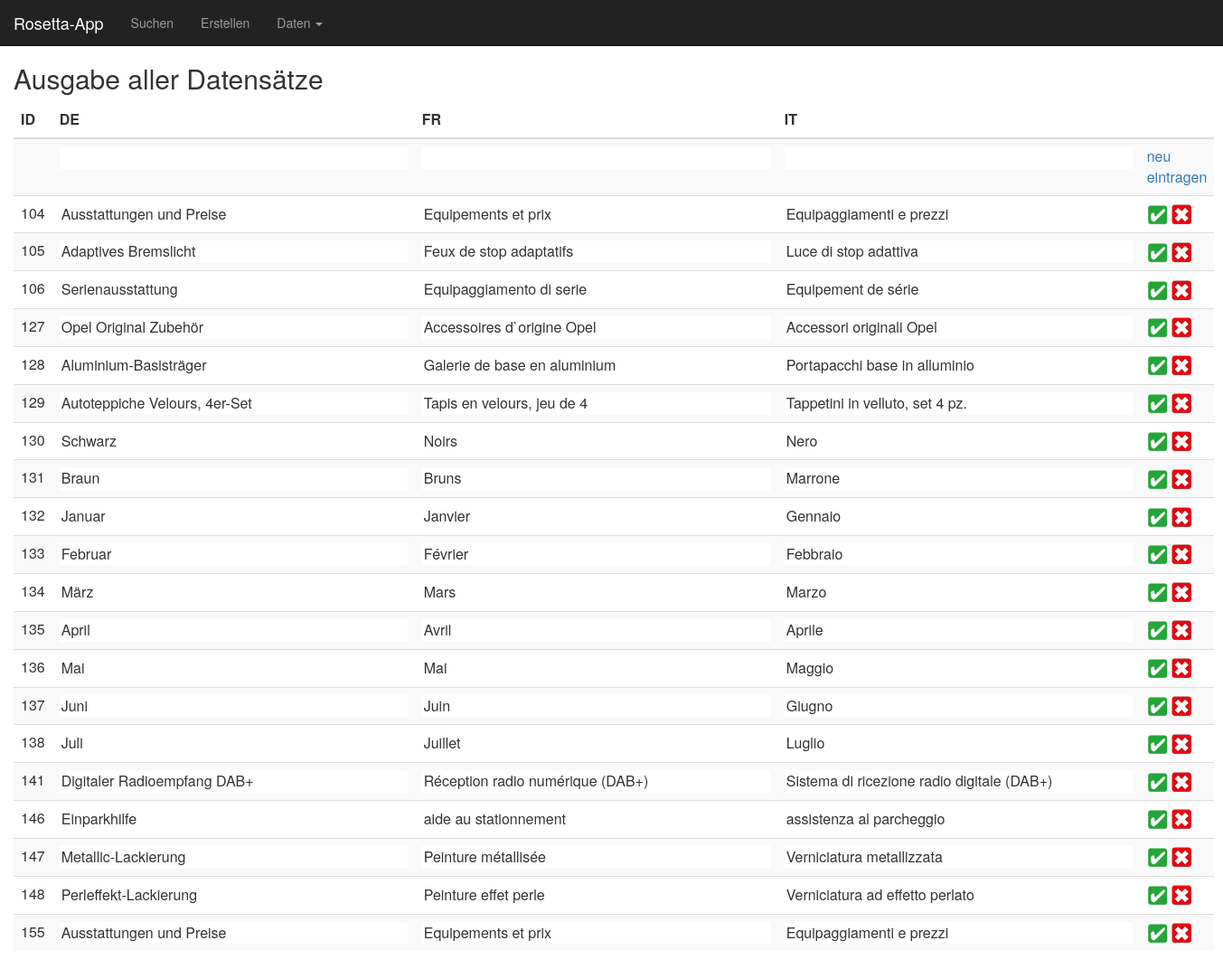
/Sandbox/003_db_anzeigen_gesamt.php, run on an earlier commit of the app's database.
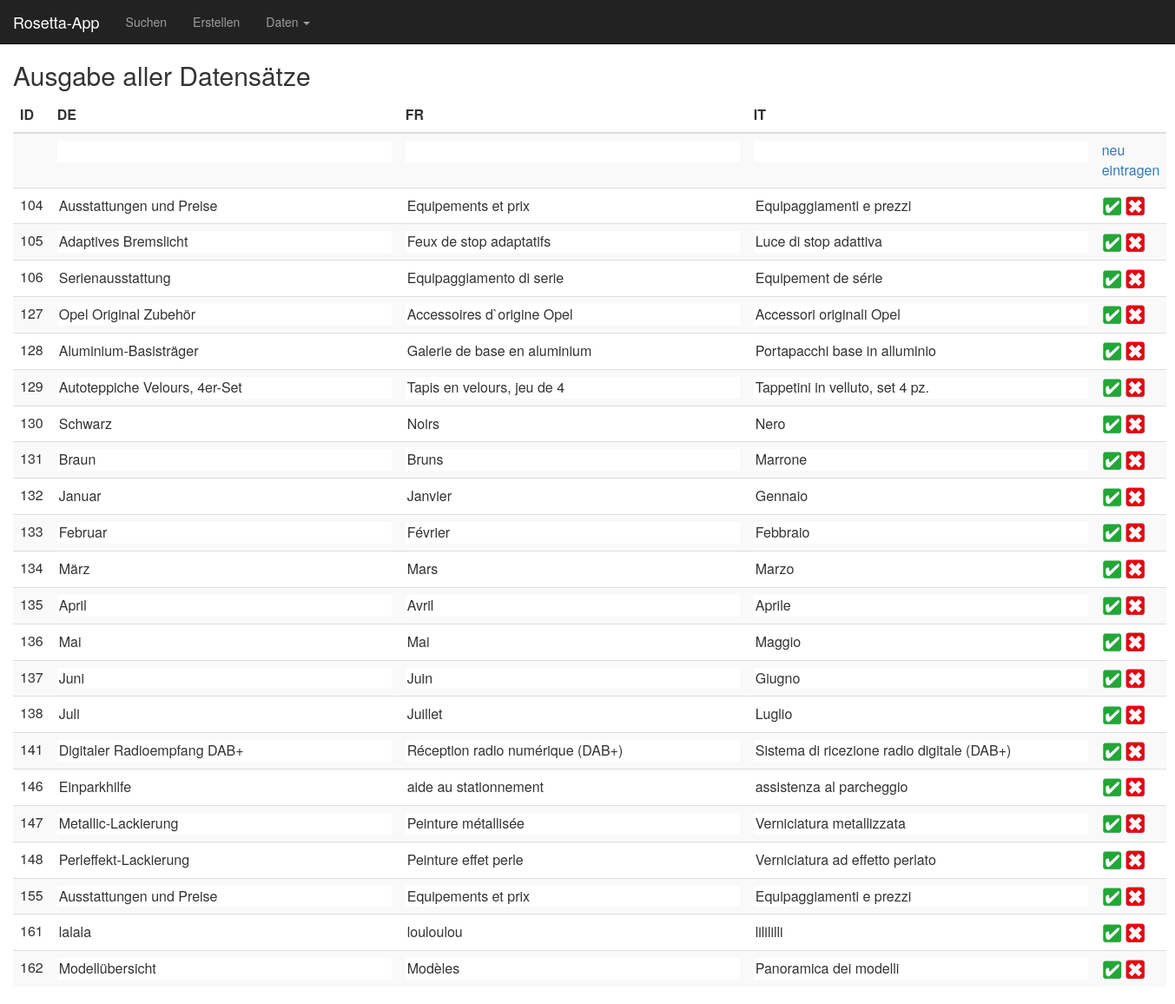
And on a later commit of the database.
### tables this page shows
CREATE TABLE `rosetta_data` (
  `token` varchar(100) DEFAULT NULL,
  `id` int(5) NOT NULL,
  `date` timestamp NOT NULL DEFAULT CURRENT_TIMESTAMP ON UPDATE CURRENT_TIMESTAMP,
  `de` varchar(1000) DEFAULT NULL,
  `fr` varchar(1000) DEFAULT NULL,
  `comment_fr` varchar(1000) DEFAULT NULL,
  `it` varchar(1000) DEFAULT NULL,
  `comment_it` varchar(1000) DEFAULT NULL,
  `en` varchar(1000) DEFAULT NULL,
  `rubrik` varchar(500) DEFAULT NULL,
  `info` varchar(200) DEFAULT NULL,
  `carline` varchar(500) DEFAULT NULL
);

### Sandbox/003_db_anzeigen_gesamt.php (the view, shortened to what this page needs)
<?php
include "elements/header.php";
?>
<?php
include "include/db_connect.php";
?>
<h2>Ausgabe aller Datensätze</h2>
<?php
echo "<form name='f' action='003_db_anzeigen_gesamt.php'
               method='post'>";
echo "\n\n<table class=\"table table-hover table-responsive table-striped\">"
    . "<thead>"
    . "<tr>"
    . "<th class=\"col-sm-1\">ID</th>"
    . "<th class=\"col-sm-4\">DE</th>"
    . "<th class=\"col-sm-4\">FR</th>"
    . "<th class=\"col-sm-4\">IT</th>"
    . "<th class=\"col-sm-1\"></th>"
    . "</tr>"
    . "</thead>";
echo "\n\n<tr>"
    . "<td size='3' /></td>"
    . "<td><input class='toEdit' name='dts[0]' size='40' /></td>"
    . "<td><input class='toEdit' name='frz[0]' size='40' /></td>"
    . "<td><input class='toEdit' name='itl[0]' size='40' /></td>"
    . "<td><a href='javascript:send(0,0);'>neu eintragen</a></td>"
    . "</tr>";
$res = mysqli_query($con, "select * from rosetta_data");
while ($dsatz = mysqli_fetch_assoc($res))
{
    $id_nr = $dsatz["id"];
    echo "\n\n<tr>"
        . "<td>" . $dsatz["id"] . "</td>"
        . "<td><input class='toEdit' name='dts[$id_nr]' value='" . utf8_encode( $dsatz["de"] ) . "' size='40' /></td>"
        . "<td><input class='toEdit' name='frz[$id_nr]' value='" . utf8_encode( $dsatz["fr"] ) . "' size='40' /></td>"
        . "<td><input class='toEdit' name='itl[$id_nr]' value='" . utf8_encode( $dsatz["it"] ) . "' size='40' /></td>"
        . "<td><a href='javascript:send(1,$id_nr);'><img src=\"img/button_agree.png\"></a>"
        . " <a href='javascript:send(2,$id_nr);'><img src=\"img/button_delete.png\"></a></td>"
        . "</tr>";
}
echo "</table>";
echo "</form>";
?>
</body>
</html>

What changed in the data, as far as the page shows it:
added rosetta_data: id "161", de "lalala", fr "louloulou", it "lilililli"
added rosetta_data: id "162", de "Modellübersicht", fr "Modèles", it "Panoramica dei modelli"
